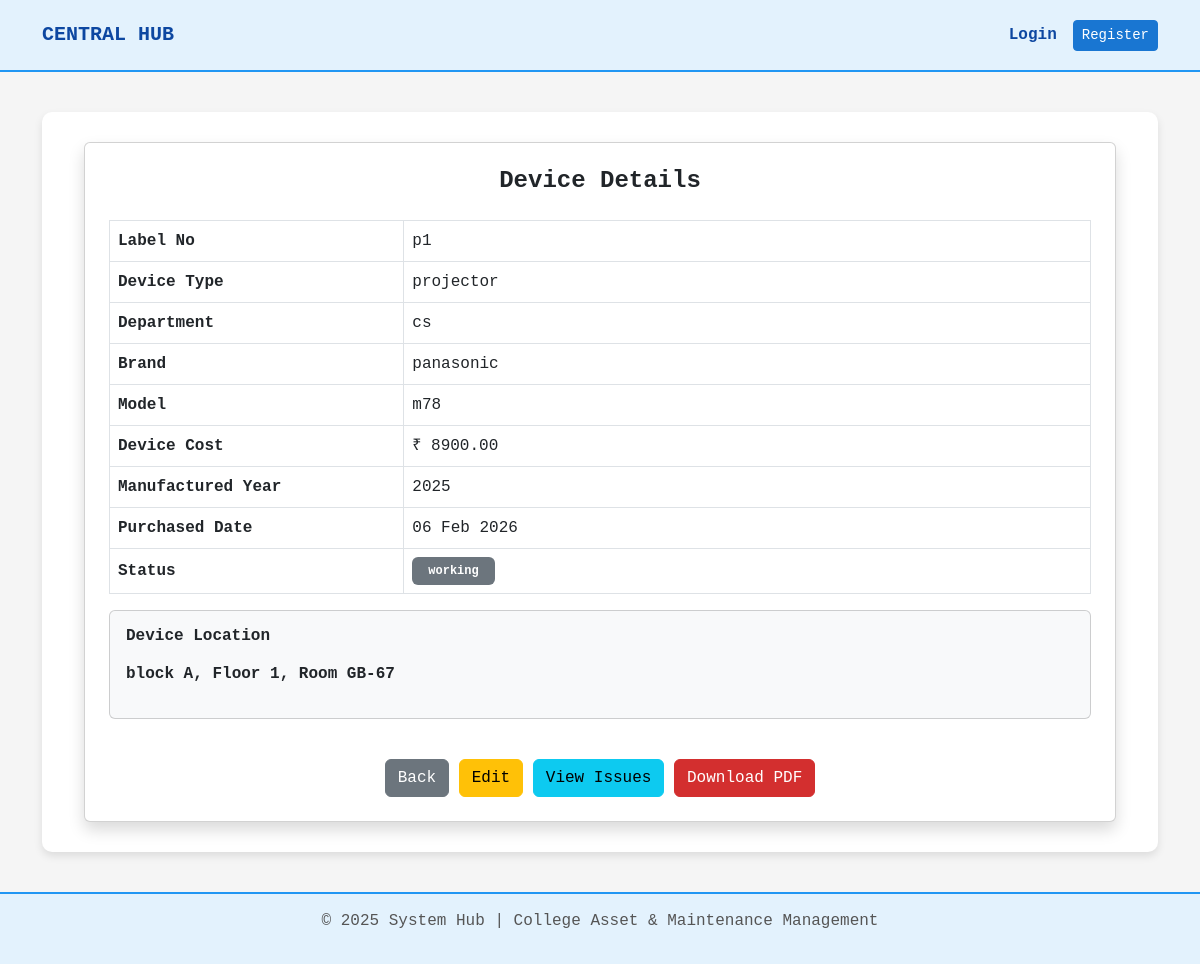
Before: /device/4/ with the older database file.
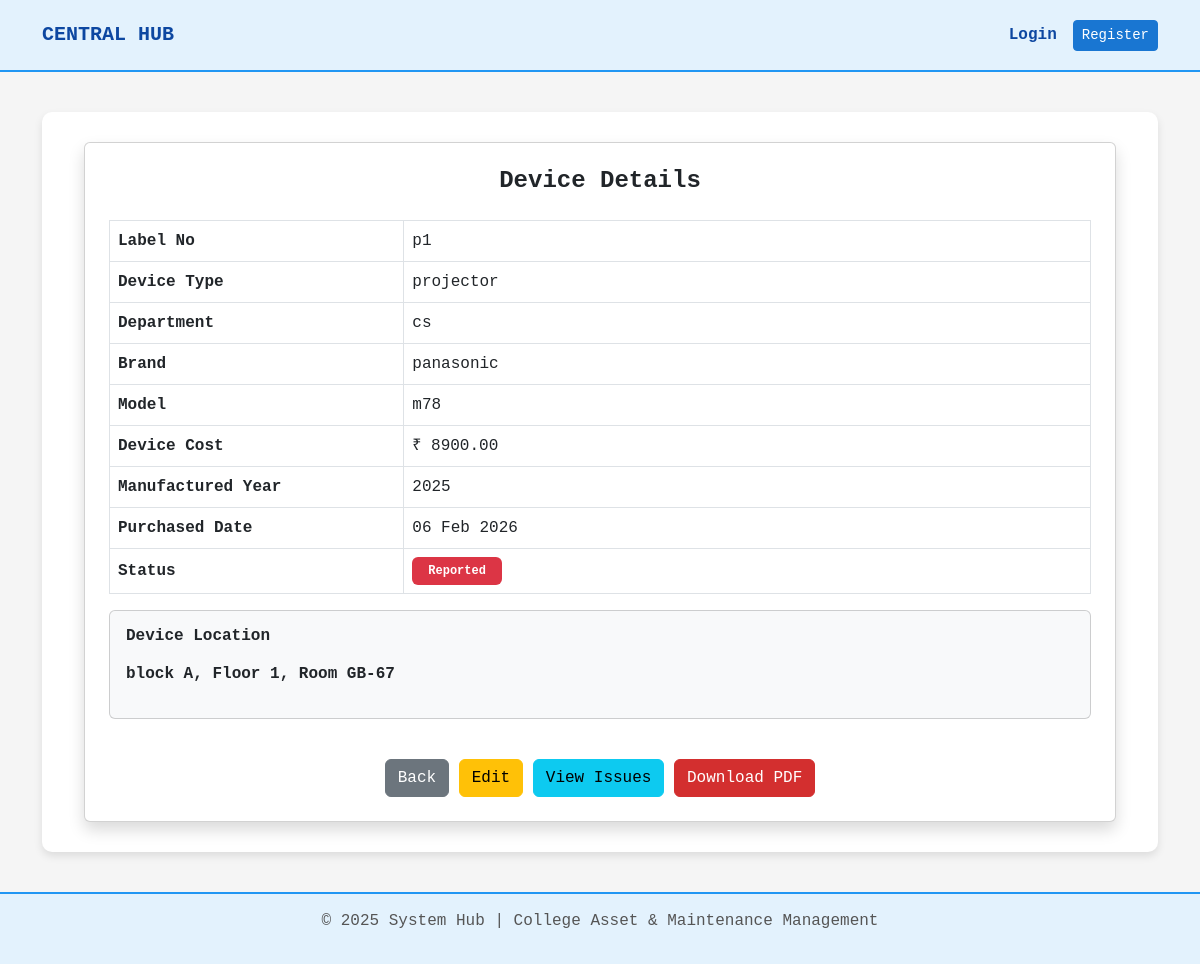
After: the same page with the newer database file.
### core/models.py (models this page shows, shortened)
class Device(models.Model):
    STATUS_CHOICES = [
        ('Working', 'Working'),
        ('Reported', 'Reported'),
    ]
    device_id = models.AutoField(primary_key=True)
    device_type = models.ForeignKey(DeviceType, on_delete=models.SET_NULL, null=True)
    label_no = models.CharField(max_length=50, unique=True)
    device_model = models.CharField(max_length=100)
    device_brand = models.CharField(max_length=100)
    device_cost = models.DecimalField(max_digits=10, decimal_places=2)
    manufactured_year = models.PositiveIntegerField()
    purchased_date = models.DateField()
    status = models.CharField(
        max_length=20,
        choices=STATUS_CHOICES,
        default='Working'
    )
    device_image = models.ImageField(upload_to='devices/', null=True, blank=True)
    department = models.ForeignKey(Department, on_delete=models.SET_NULL, null=True, blank=True)
    block_number = models.CharField(max_length=50, null=True, blank=True)
    floor_number = models.CharField(max_length=20, null=True, blank=True)
    room_number = models.CharField(max_length=20, null=True, blank=True)

class DeviceType(models.Model):
    device_type_id = models.AutoField(primary_key=True)
    device_type = models.CharField(max_length=100)
    def __str__(self):
        return self.device_type

class Department(models.Model):
    department_id = models.AutoField(primary_key=True)
    department_name = models.CharField(max_length=100, unique=True)
    teacher_in_charge = models.ForeignKey(
        settings.AUTH_USER_MODEL,
        on_delete=models.SET_NULL,
        null=True,
        blank=True,
        related_name="departments_in_charge"
    )

### core/views.py (the view)
# urls.py: path('device/<int:pk>/', views.device_detail, name='device_detail'),
def device_detail(request, pk):
    device = get_object_or_404(Device, device_id=pk)
    return render(request, 'device_detail.html', {'device': device})

### templates/device_detail.html (shortened to what this page needs)
{% extends 'base.html' %}
{% block content %}
<div class="container">
    <div class="card shadow p-4">
        <h4 class="fw-bold mb-4 text-center">
            Device Details
        </h4>
        <table class="table table-bordered align-middle">
            <tr>
                <th width="30%">Label No</th>
                <td>{{ device.label_no }}</td>
            </tr>
            <tr>
                <th>Device Type</th>
                <td>{{ device.device_type }}</td>
            </tr>
            <tr>
                <th>Department</th>
                <td>
                    {% if device.department %}
                        {{ device.department.department_name }}
                    {% else %}
                        <span class="text-muted">Not Assigned</span>
                    {% endif %}
                </td>
            </tr>
            <tr>
                <th>Brand</th>
                <td>{{ device.device_brand }}</td>
            </tr>
            <tr>
                <th>Model</th>
                <td>{{ device.device_model }}</td>
            </tr>
            <tr>
                <th>Device Cost</th>
                <td>₹ {{ device.device_cost|floatformat:2 }}</td>
            </tr>
            <tr>
                <th>Manufactured Year</th>
                <td>{{ device.manufactured_year }}</td>
            </tr>
            <tr>
                <th>Purchased Date</th>
                <td>{{ device.purchased_date|date:"d M Y" }}</td>
            </tr>
            <tr>
                <th>Status</th>
                <td>
                    <span class="badge px-3 py-2
                        {% if device.status == 'Working' %}bg-success
                        {% elif device.status == 'Reported' %}bg-danger
                        {% else %}bg-secondary{% endif %}">
                        {{ device.status }}
                    </span>
                </td>
            </tr>
        </table>
        <div class="card p-3 mb-3 bg-light">
            <h6 class="fw-bold mb-3">Device Location</h6>
            {% if device.block_number or device.floor_number or device.room_number %}
                <p>
                    <strong>
                        {{ device.block_number|default:"-" }},
                        Floor {{ device.floor_number|default:"-" }},
                        Room {{ device.room_number|default:"-" }}
                    </strong>
                </p>
            {% else %}
                <p class="text-muted">Location Not Set</p>
            {% endif %}
        </div>
        <div class="text-center mt-4">
            <a href="{% url 'device_list' %}" class="btn btn-secondary">
                Back
            </a>
            <a href="{% url 'edit_device' device.device_id %}"
               class="btn btn-warning">
                Edit
            </a>
            <a href="{% url 'device_issues' device.device_id %}"
               class="btn btn-info">
                View Issues
            </a>
            <a href="{% url 'download_device_pdf' device.device_id %}"
               class="btn btn-danger">
                Download PDF
            </a>
        </div>
    </div>
</div>
{% endblock %}

Changed rows visible on the page:
changed Device "panasonic": status "working" → "Reported"
